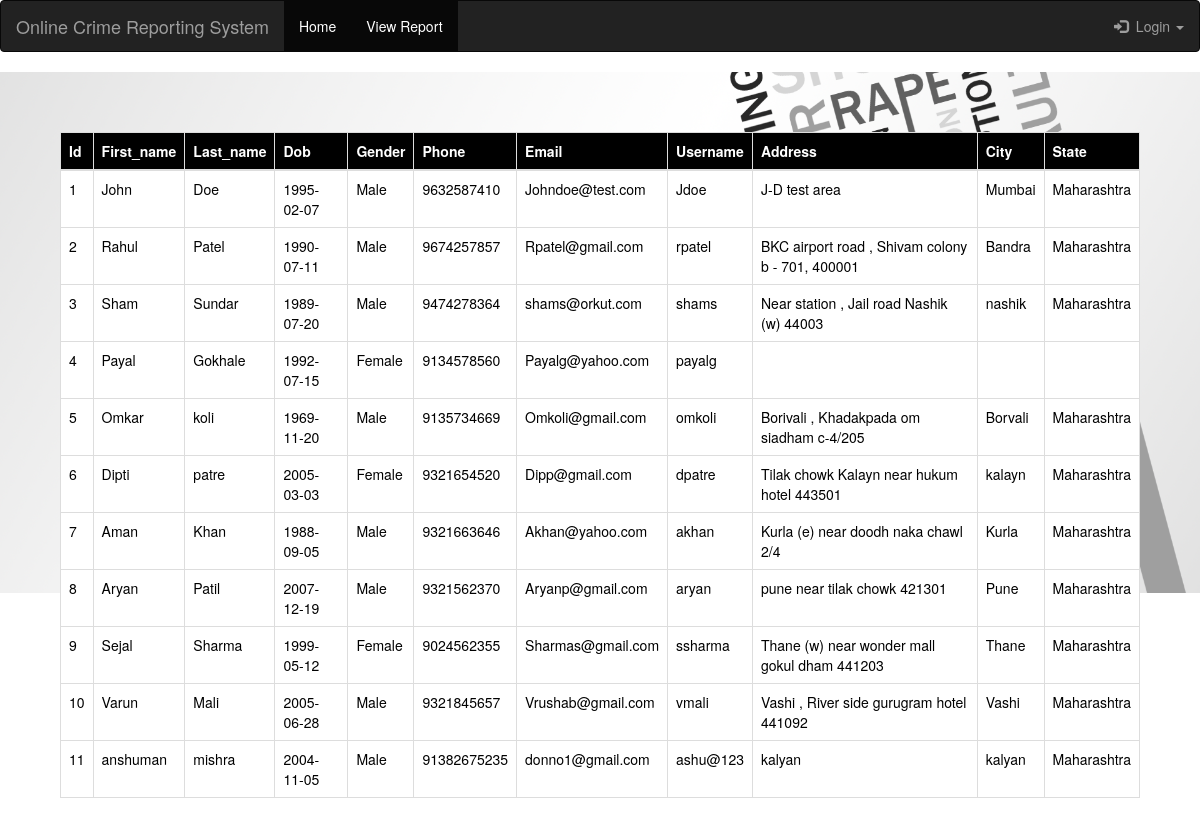
Page /ViewUser/ on the earlier database version.
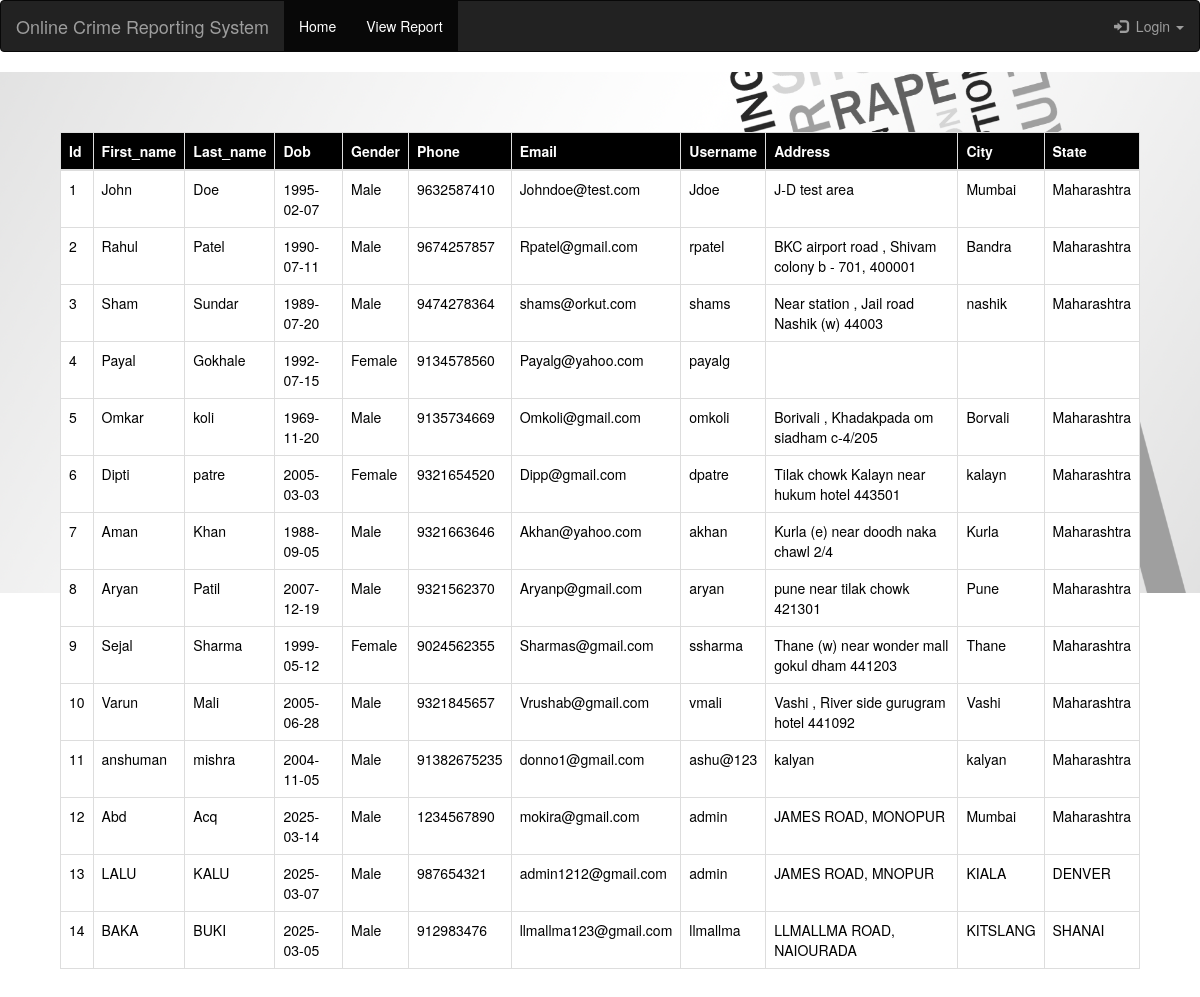
Same page on the later database version.
### AppCrime/models.py (models this page shows)
class User_Details(models.Model):
    First_name = models.CharField(max_length=50)
    Last_name = models.CharField(max_length=50)
    Dob = models.CharField(max_length=50,default=None)
    Gender = models.CharField(max_length=10)
    Phone = models.IntegerField(default=None)
    Email = models.EmailField()
    Username = models.CharField(max_length=100)
    Password = models.CharField(max_length=100)
    Address = models.CharField(max_length=100)
    City = models.CharField(max_length=100)
    State = models.CharField(max_length=100)
    class Meta:
        db_table = 'User_Details'

### AppCrime/views.py (the view)
# urls.py: path('ViewUser/', views.ViewUser, name='ViewUser'),
def ViewUser(request):
    if request.method == 'POST':
        pass
    else:
        Users = User_Details.objects.all()
        return render(request, 'ViewUser.html', {'Users':Users})

### AppCrime/Templates/ViewUser.html (shortened to what this page needs)
 {% extends 'base.html'%}
    {% block content%}
<div style="background: url('/media/img/images/home.jpeg'); background-repeat:no-repeat;background-size:cover; color: white; height: 521px;  ">
	<center>
<div class="container-fluid" style="margin-top: 1%;padding:5%">
	<div class="table-responsive ">
	<table class="table table-striped table-bordered table-sm" style="background-color: white" >
    <thead style="background-color: black;color: white" class="text-white">
    <tr>
        <th>Id</th>
        <th>First_name</th>
        <th>Last_name </th>
        <th>Dob</th>
        <th>Gender</th>
        <th>Phone</th>
        <th>Email</th>
        <th>Username</th>
        <th>Address</th>
        <th>City</th>
        <th>State</th>
    </tr>
    </thead>
    <tbody>
	{% for or in Users %}
		<tr style="color: black;background-color: white">
	        <td>{{ or.id }}</td>
	        <td>{{ or.First_name }}</td>
	        <td>{{ or.Last_name }}</td>
	        <td>{{ or.Dob }}</td>
	        <td>{{ or.Gender }}</td>
	        <td>{{ or.Phone }}</td>
	        <td>{{ or.Email }}</td>
	        <td>{{ or.Username }}</td>
	        <td>{{ or.Address }}</td>
            <td>{{ or.City }}</td>
            <td>{{ or.State }}</td>
		</tr>
	{% endfor %}
    </tbody>
	</table>
</div>
</div>
</center>
</div>
<br>
    {% endblock%}

### AppCrime/Templates/base.html (shortened to what this page needs)
<!doctype html>
<html lang="en">
  <head>
   <link rel="stylesheet" href="https://maxcdn.bootstrapcdn.com/bootstrap/3.4.0/css/bootstrap.min.css">
<link rel="stylesheet" href="https://use.fontawesome.com/releases/v5.5.0/css/all.css">
  </head>
  <body>
<nav class="navbar navbar-inverse">
  <div class="container-fluid">
    <div class="navbar-header">
      <a class="navbar-brand" href="#">Online Crime Reporting System</a>
    </div>
    <ul class="nav navbar-nav ">
      <li class="active"><a href="{% url 'home'%}">Home</a></li>
      {% if  request.session.login != 'Yes' %}
      <li class="active"><a href="{% url 'CheckReport'%}">View Report</a></li>
      {% endif %}
      </ul>
    {% if  request.session.login == 'Yes' %}
     <ul class="nav navbar-nav navbar-right">
     <li class="active"><a class=" text-white text-capitalize" href="{% url 'logout'%}">Logout</a></li>
     {% else %}
      <ul class="nav navbar-nav navbar-right">
      <li class="dropdown"><a class="dropdown-toggle" data-toggle="dropdown" href="#"><span class="glyphicon glyphicon-log-in"></span> &nbsp;Login <span class="caret"></span></a>
      </li>
      {% endif %}
    </ul>
  </div>
</nav>
    {% block content%}
    {% endblock%}
    </body>
</html>

Differences in the rows shown:
added User_Details: id "12", First_name "Abd", Last_name "Acq", Dob "2025-03-14", Gender "Male", Phone "1234567890", Email "mokira@gmail.com", Username "admin", Address "JAMES ROAD, MONOPUR", City "Mumbai", State "Maharashtra"
added User_Details: id "13", First_name "LALU", Last_name "KALU", Dob "2025-03-07", Gender "Male", Phone "987654321", Email "admin1212@gmail.com", Username "admin", Address "JAMES ROAD, MNOPUR", City "KIALA", State "DENVER"
added User_Details: id "14", First_name "BAKA", Last_name "BUKI", Dob "2025-03-05", Gender "Male", Phone "912983476", Email "llmallma123@gmail.com", Username "llmallma", Address "LLMALLMA ROAD, NAIOURADA", City "KITSLANG", State "SHANAI"
